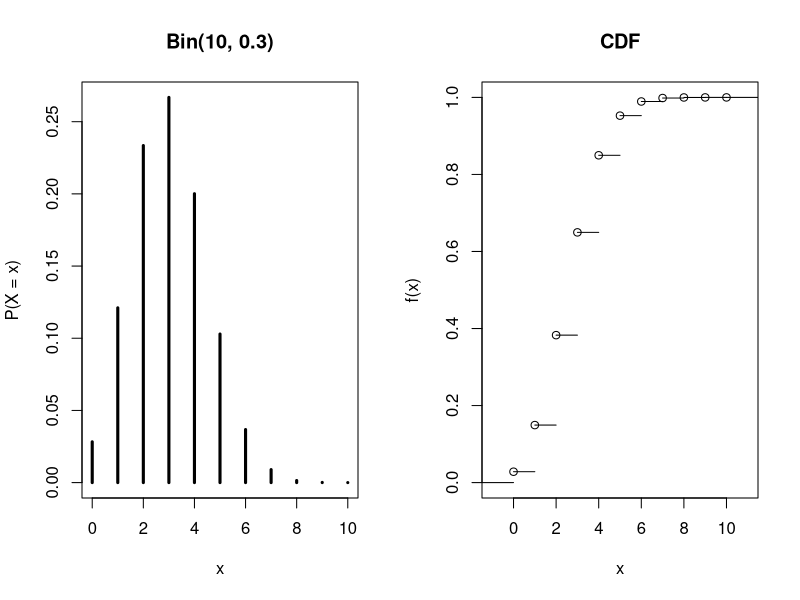

This figure's R source:
# binomial: 10 games, p = 0.3 of winning each
n <- 10; p <- 0.3
x <- 0:n
round(dbinom(x, n, p), 4)
dbinom(3, n, p)
pbinom(3, n, p)
1 - pbinom(5, n, p)
pbinom(5, n, p, lower.tail = FALSE)
qbinom(0.9, n, p)
c(mean = n * p, var = n * p * (1 - p))

par(mfrow = c(1, 2))
plot(x, dbinom(x, n, p), type = "h", lwd = 3, main = "Bin(10, 0.3)", ylab = "P(X = x)")
plot(stepfun(x, c(0, pbinom(x, n, p))), main = "CDF", verticals = FALSE)
par(mfrow = c(1, 1))

# poisson: 4 calls per hour on average
lambda <- 4
dpois(0:10, lambda)
ppois(2, lambda)
1 - ppois(6, lambda)
dpois(12, lambda * 3)

# geometric: number of failures before first success
dgeom(0:5, 0.2)
pgeom(3, 0.2)

# hypergeometric: 5 defective in 20, draw 4
dhyper(0:4, m = 5, n = 15, k = 4)
1 - phyper(0, 5, 15, 4)

# negative binomial: failures before 3rd success
dnbinom(0:6, size = 3, prob = 0.4)

set.seed(1)
sim <- rbinom(10000, n, p)
rbind(simulated = round(prop.table(table(factor(sim, levels = x))), 4),
      exact = round(dbinom(x, n, p), 4))
c(mean(sim), var(sim))

# poisson approx to binomial when n large, p small
k <- 0:8
round(cbind(binom = dbinom(k, 500, 0.008), pois = dpois(k, 4)), 4)
